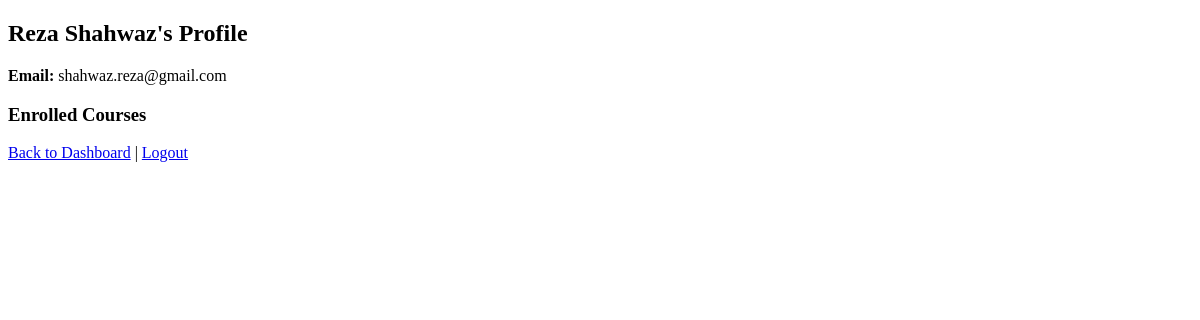
The page /profile (signed in) on the database as committed earlier.
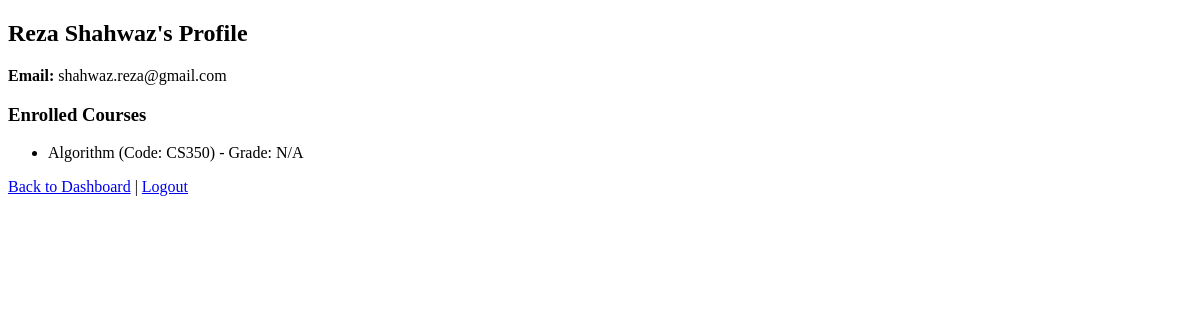
The same page on the database as committed later.
### tables this page shows
CREATE TABLE courses (
              id INTEGER PRIMARY KEY AUTOINCREMENT,
              code TEXT NOT NULL,
              name TEXT NOT NULL
              );

### app.py (the view)
@app.route("/profile")
def profile():
    if "user" not in session:
        return redirect("/")
    user = {
        "id": session["user"][0],
        "name": session["user"][1],
        "email": session["user"][2],
        "role": session["user"][4]
    }
    conn = sqlite3.connect("database.db")
    c = conn.cursor()
    c.execute("""
        SELECT courses.name, courses.code, enrollments.grade
        FROM enrollments
        JOIN courses ON enrollments.course_id = courses.id
        WHERE enrollments.student_id =?
    """, (user["id"],))
    courses = [{"name": row[0], "code": row[1], "grade": row[2]}
               for row in c.fetchall()]
    conn.close()
    return render_template("student_profile.html", user=user, courses=courses)

### templates/student_profile.html (shortened to what this page needs)
<!DOCTYPE html>
<html>
<head>
</head>
<body>
    <h2>{{ user.name }}'s Profile</h2>
    <p><strong>Email:</strong> {{ user.email }}</p>
    <h3>Enrolled Courses</h3>
    <ul>
        {% for course in courses %}
        <li>{{ course.name }} (Code: {{ course.code }}) - Grade: {{ course.grade or "N/A" }}</li>
        {% endfor %}
    </ul>
    <a href="/dashboard">Back to Dashboard</a> |
    <a href="/logout">Logout</a>
</body>
</html>
</html>

Rows that differ between the two databases and show on the page:
added courses: name "Algorithm", code "CS350", grade "N/A"
